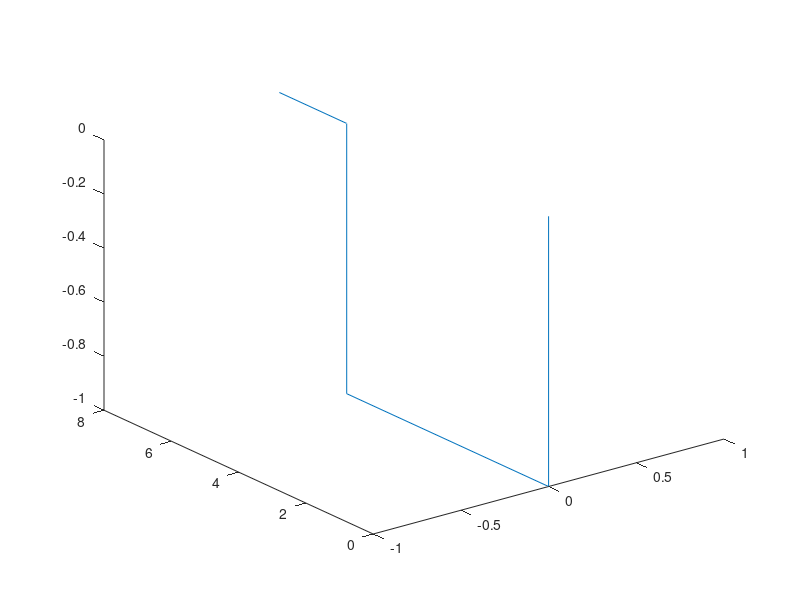
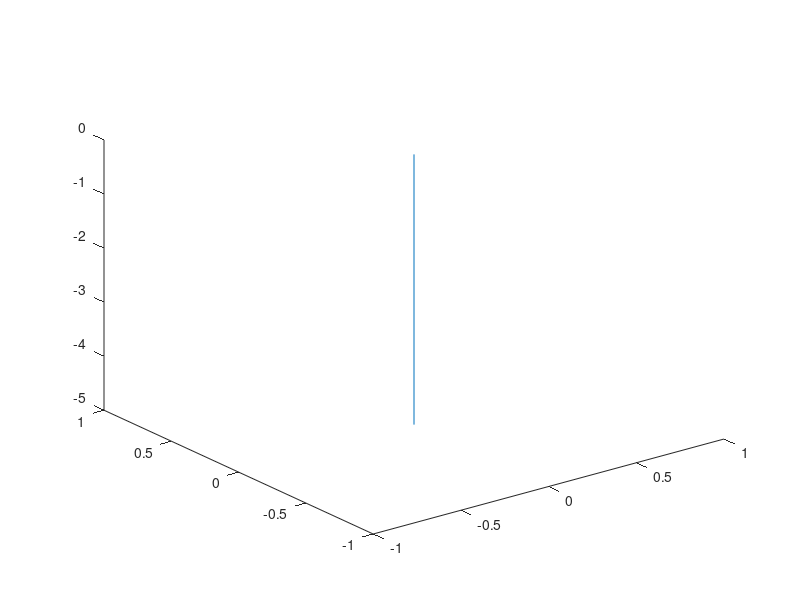
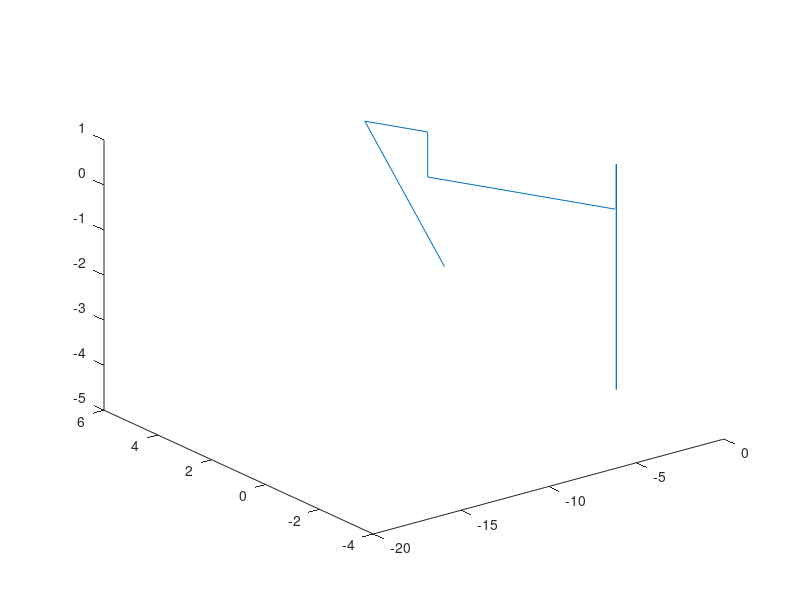

These charts were generated, in order, by the following MATLAB code:

close all;

frame0_links = [0 0 0;...
                0 0 -5];

frame1_links = [0 0 0; ...
                0 0 -1; ...
                0 6 -1; ...
                0 6 0; ...
                0 8 0];
               %X Y Z

frame2_links = [0 0 0; ...
                0 12 0];

theta1 = pi/4;
theta2 = pi/2;

            
figure;
plot3(frame1_links(:,1),frame1_links(:,2), frame1_links(:,3));

% TM0_1 = @(theta) [cos(theta) -sin(theta) 0 0;...
%                   sin(theta)  cos(theta) 0 0;...
%                   0               0      1 0;...
%                   0               0      0 1];

TRANS0_1 = @(P_1,theta) [[[cos(theta) -sin(theta) 0 0;...
                           sin(theta)  cos(theta) 0 0;...
                           0               0      1 0;...
                           0               0      0 1]...
                           *[P_1; 1]]'*[1 0 0; 0 1 0; 0 0 1; 0 0 0]]';
L = 8;
                       
TRANS1_2 = @(P_2,theta) [[[cos(theta) -sin(theta) 0 0;...
                           0               0     -1 L;...
                           sin(theta)  cos(theta) 0 0;...
                           0               0      0 1]...
                           *[P_2; 1]]'*[1 0 0; 0 1 0; 0 0 1; 0 0 0]]';


%P_0 = TRANS0_1(TRANS1_2(P_2,theta2), theta1);

figure;
plot3(frame0_links(:,1),frame0_links(:,2), frame0_links(:,3));
      

frame1_2_links = frame2_links;
for i=1:size(frame1_2_links,1)
   frame1_2_links(i,:) = TRANS1_2(frame1_2_links(i,:)',theta2);
    
end

frame1_links = [frame1_links; frame1_2_links];

frame0_1_links = frame1_links;
for i=1:size(frame0_1_links,1)
   frame0_1_links(i,:) = TRANS0_1(frame0_1_links(i,:)',theta1); 
    
end
frame0_links = [frame0_links; frame0_1_links];


figure;
plot3(frame0_links(:,1),frame0_links(:,2), frame0_links(:,3));